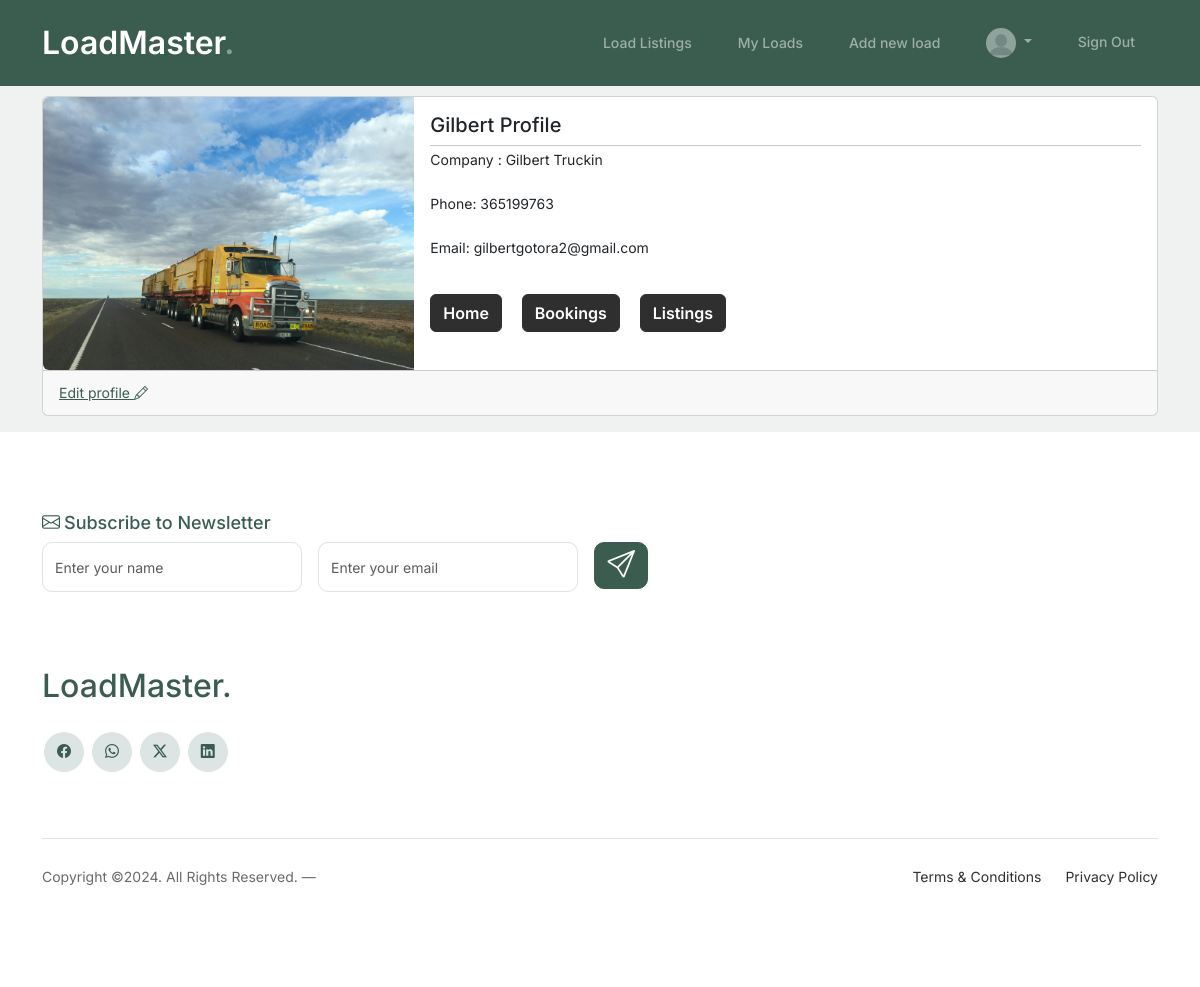
The app's page /profile/2 (signed in) with its own data.
### main/models.py (models this page shows, shortened)
class User(AbstractUser):
    pass

class Profile(models.Model):
    user = models.OneToOneField(User, on_delete=models.CASCADE, related_name='profile')
    organisation = models.CharField(max_length=50)
    phone_regex = RegexValidator(regex=r'^\+?1?\d{9,15}$', message="Phone number must be entered in the format: '+999999999'. Up to 15 digits allowed.")
    phone_number = models.CharField(validators=[phone_regex], max_length=17)
    email = models.EmailField(max_length=254)
    image = models.ImageField(default='profile_pics/default.png', upload_to='profile_pics')
    created = models.DateTimeField(auto_now_add=True)
    def __str__(self):
        return f'{self.user.username} Profile'

### main/views.py (the view)
# urls.py: path('profile/<int:pk>', views.ProfileDetailView.as_view(), name='profile'),
class ProfileDetailView(LoginRequiredMixin, generic.DetailView):
    model = Profile
    template_name = "main/profile.html"

### main/templates/main/profile.html (shortened to what this page needs)
{% extends "account/base_entrance.html" %}
{% load i18n %}
{% load allauth account %}
{% block content %}
<div class="py-5"></div>
<div class="container">
    <div class="card mb-3">
        <div class="row g-0">
          <div class="col-md-4">
            <img
              src={{ object.image.url }}
              alt="profile image"
              class="img-fluid rounded-start"
            />
          </div>
          <div class="col-md-8">
            <div class="card-body">
              <h5 class="card-title">{{ object | title }}</h5>
              <hr class="m-0">
              {% if object.organisation %}
              <p class="card-text">
                Company :  {{ object.organisation }}
               </p>
              <p class="card-text">
                Phone:  {{ object.phone_number }}
               </p>
              <p class="card-text">
                Email:  {{ object.email }}
               </p>
               <a href="{% url 'main:home' %}" class="me-3 mt-3 btn">Home</a>
               <a href="{% url 'loads:bookings' object.user.username %}" class="me-3 mt-3 btn">Bookings</a>
               <a href="{% url 'loads:loads' %}" class="btn mt-3">Listings</a>
              {% else %}
                <p class="text-danger">
                    Your profile is incomplete <br>
                    add Company and Phone details
                </p>
            <a href="{% url 'main:profile_update' object.pk %}" class="text-primary fs-6">Complete my profile <i class="bi bi-pencil"></i></a>
              {% endif %}
            </div>
          </div>
        </div>
        <div class="card-footer">
           <a href="{% url 'main:profile_update' object.pk %}" class="text-primary">Edit profile <i class="bi bi-pencil"></i></a>
        </div>
      </div>
</div>
{% endblock content %}

### templates/allauth/layouts/base.html (shortened to what this page needs)
{% load i18n %}
{% load static %}
<!DOCTYPE html>
<html>
    <head>
        <link href="https://cdn.jsdelivr.net/npm/bootstrap@5.3.3/dist/css/bootstrap.min.css" rel="stylesheet">
        <link rel="stylesheet" href="https://cdn.jsdelivr.net/npm/bootstrap-icons@1.11.3/font/bootstrap-icons.min.css">
        <link rel="stylesheet" href="{% static 'css/style.css' %}">
    </head>
    <body>
        {% block body %}
        <nav class="custom-navbar navbar navbar navbar-expand-md navbar-dark bg-dark fixed-top" arial-label="Furni navigation bar">
			<div class="container">
				<a class="navbar-brand" href="{% url 'main:home' %}">LoadMaster<span>.</span></a>
				<div class="collapse navbar-collapse" id="navbarsFurni">
					<ul class="custom-navbar-nav navbar-nav ms-auto mb-2 mb-md-0">
						<li class="nav-item"><a class="nav-link" href="{% url 'loads:loads' %}">Load Listings</a></li>
						<li class="nav-item"><a class="nav-link" href="{% url 'loads:my_loads' %}">My Loads</a></li>
						<li class="nav-item"> <a class="nav-link" href="{% url 'loads:new_load' %}">Add new load</a></li>
					</ul>
					<ul class="custom-navbar-nav navbar-nav mb-2 mb-md-0 navbar-dark">
                        {% if user.is_authenticated %}
                        {% url 'account_logout' as logout_url %}
                        {% if logout_url %}
                        <li class="nav-item dropdown">
                          <a class="nav-link dropdown-toggle" href="#" role="button" data-bs-toggle="dropdown" aria-expanded="false">
                              <img src="{{ user.profile.image.url }}" alt="profile pic" style="width: 30px; border-radius: 50%;">
                          </a>
                        </li>
                        <li class="nav-item">
                                <a href="{{ logout_url }}" class="nav-link">{% trans "Sign Out" %}</a>
                        </li>
                        {% endif %}
                    {% endif %}
                    </ul>
				</div>
			</div>
		</nav>
            {% block content %}
            {% endblock content %}
            <footer class="footer-section">
                <div class="container relative">
                    <div class="row">
                        <div class="col-lg-8">
                            <div class="subscription-form">
                                <h3 class="d-flex align-items-center"><span class="me-1"><i class="bi bi-envelope"></i></span><span>Subscribe to Newsletter</span></h3>
                                <form action="#" class="row g-3">
                                    <div class="col-auto">
                                        <input type="text" class="form-control" placeholder="Enter your name">
                                    </div>
                                    <div class="col-auto">
                                        <input type="email" class="form-control" placeholder="Enter your email">
                                    </div>
                                    <div class="col-auto">
                                        <button class="btn btn-primary">
                                            <i class="bi bi-send h3"></i>
                                        </button>
                                    </div>
                                </form>
                            </div>
                        </div>
                    </div>
                    <div class="row g-5 mb-5">
                        <div class="col-lg-4">
                            <div class="mb-4 footer-logo-wrap"><a href="#" class="footer-logo">LoadMaster<span>.</span></a></div>
                            <ul class="list-unstyled custom-social">
                                <li><a href="#"><i class="bi bi-facebook"></i></a></li>
                                <li><a href="#"><i class="bi bi-whatsapp"></i></a></li>
                                <li><a href="#"><i class="bi bi-twitter-x"></i></a></li>
                                <li><a href="#"><i class="bi bi-linkedin"></i></a></li>
                            </ul>
                        </div>
                    </div>
                    <div class="border-top copyright">
                        <div class="row pt-4">
                            <div class="col-lg-6">
                                <p class="mb-2 text-center text-lg-start">Copyright &copy;<script>document.write(new Date().getFullYear());</script>. All Rights Reserved. &mdash;
                </p>
                            </div>
                            <div class="col-lg-6 text-center text-lg-end">
                                <ul class="list-unstyled d-inline-flex ms-auto">
                                    <li class="me-4"><a href="#">Terms &amp; Conditions</a></li>
                                    <li><a href="#">Privacy Policy</a></li>
                                </ul>
                            </div>
                        </div>
                    </div>
                </div>
            </footer>
        {% endblock body %}
    </body>
</html>

### assets/css/style.css (style rules this page uses)
body { overflow-x: hidden; position: relative; }
body { font-family: "Inter", sans-serif; font-weight: 400; line-height: 28px; color: #6a6a6a; font-size: 14px; background-color: #eff2f1; }
a { text-decoration: none; -webkit-transition: .3s all ease; -o-transition: .3s all ease; transition: .3s all ease; color: #2f2f2f; text-decoration: underline; }
.custom-navbar { background: #3b5d50 !important; padding-top: 20px; padding-bottom: 20px; }
.custom-navbar .navbar-brand { font-size: 32px; font-weight: 600; }
.custom-navbar .navbar-brand > span { opacity: .4; }
@media (min-width: 992px) { .custom-navbar .custom-navbar-nav li { margin-left: 15px; margin-right: 15px; } }
.custom-navbar .custom-navbar-nav li a { font-weight: 500; color: #ffffff !important; opacity: .5; -webkit-transition: .3s all ease; -o-transition: .3s all ease; transition: .3s all ease; position: relative; }
@media (min-width: 768px) { .custom-navbar .custom-navbar-nav li a:before { content: ""; position: absolute; bottom: 0; left: 8px; right: 8px; background: #f9bf29; height: 5px; opacity: 1; visibility: visible; width: 0; -webkit-transition: .15s all ease-out; -o-transition: .15s all ease-out; transition: .15s all ease-out; } }
.btn { font-weight: 600; color: #ffffff; background: #2f2f2f; border-color: #2f2f2f; }
.btn.btn-primary { background: #3b5d50; border-color: #3b5d50; }
.footer-section { padding: 80px 0; background: #ffffff; }
.footer-section .relative { position: relative; }
.footer-section a { text-decoration: none; color: #2f2f2f; -webkit-transition: .3s all ease; -o-transition: .3s all ease; transition: .3s all ease; }
.footer-section .subscription-form { margin-bottom: 40px; position: relative; z-index: 2; margin-top: 100px; }
@media (min-width: 992px) { .footer-section .subscription-form { margin-top: 0px; margin-bottom: 80px; } }
.footer-section .subscription-form h3 { font-size: 18px; font-weight: 500; color: #3b5d50; }
.footer-section .subscription-form .form-control { height: 50px; border-radius: 10px; font-family: "Inter", sans-serif; }
.footer-section .subscription-form .btn { border-radius: 10px !important; }
.footer-section .footer-logo-wrap .footer-logo { font-size: 32px; font-weight: 500; text-decoration: none; color: #3b5d50; }
.footer-section .custom-social li { margin: 2px; display: inline-block; }
.footer-section .custom-social li a { width: 40px; height: 40px; text-align: center; line-height: 40px; display: inline-block; background: #dce5e4; color: #3b5d50; border-radius: 50%; }
.footer-section .border-top { border-color: #dce5e4; }
.footer-section .border-top.copyright { font-size: 14px !important; }
.form-control { height: 50px; border-radius: 10px; font-family: "Inter", sans-serif; }
.text-primary { color: #3b5d50 !important; }

### records on screen
User: profile.image (placeholder picture)
Profile: image (picture), user.username "Gilbert Profile", organisation "Gilbert Truckin", phone_number "365199763", email "gilbertgotora2@gmail.com"
